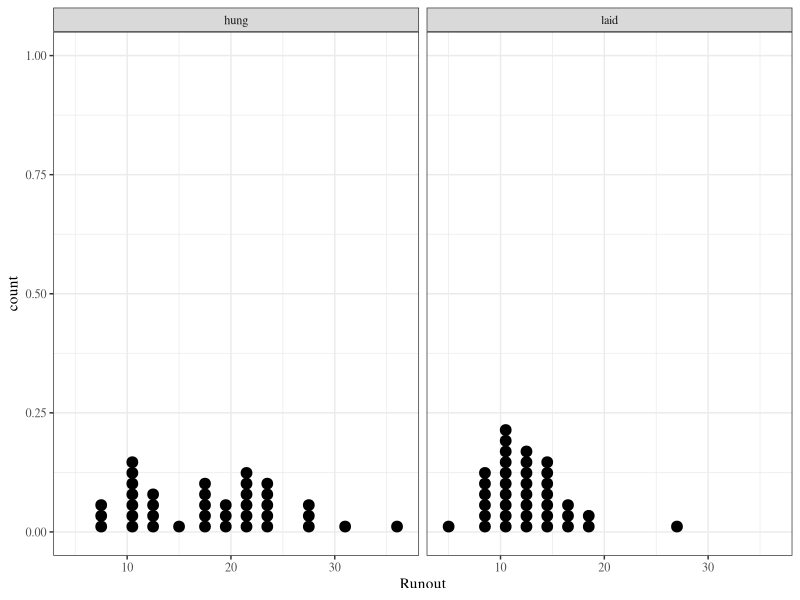
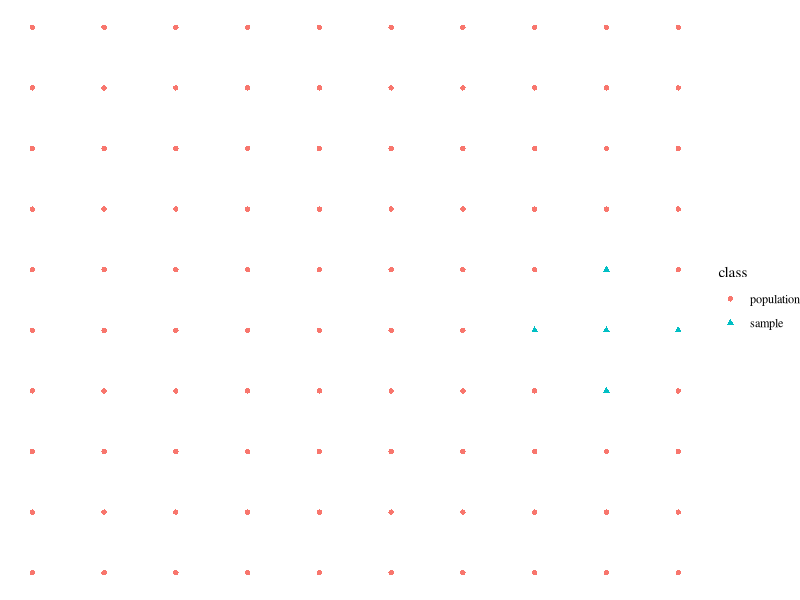

The R source for these figures, in order:
## ---- chunk 1
library(knitr)
library(tidyverse)
library(xtable)
library(ggplot2)

knitr::opts_chunk$set(echo=FALSE, message=FALSE, warning=FALSE, fig.height = 2)
theme_set(theme_bw(base_family = "serif"))
## ---- chunk 2
gears <- read_csv("../../data/gears.csv")
## ---- chunk 3
gears %>%
  group_by(Arrangement) %>%
  summarise(Values = paste(Runout, collapse = ", ")) %>%
  spread(Arrangement, Values) %>%
  xtable(align = c("c", "p{1in}", "p{1in}"), caption = "Thrust face runouts (.0001 in.)") %>%
  print(include.rownames = FALSE)
## ---- chunk 4
gears %>%
  ggplot() +
  geom_dotplot(aes(Runout)) +
  facet_wrap(~Arrangement)
## ---- chunk 5
pop <- expand.grid(x=1:10, y=1:10)
pop$class <- "population"
pop$class[c(48:50, 39, 59)] <- "sample"

ggplot(pop) + geom_point(aes(x, y, shape = class, colour = class)) + theme_void(base_family = "serif")
